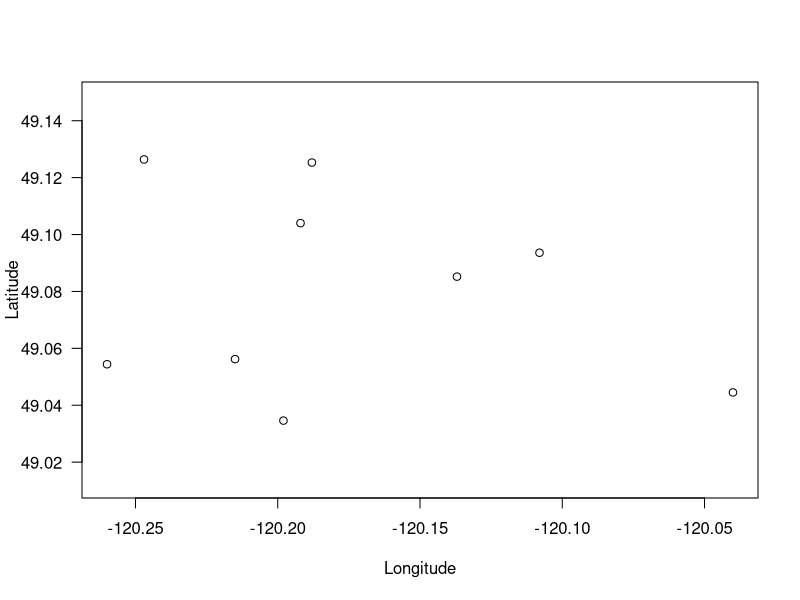

Generate this figure with R: (Note: this script raises an error after producing the figure.)
# GIS-extraction: A list of useful fucntions for GIS Operations in R
# Used to extract and collate GIS variables for camera trap analysis
# Started by M Fennell
# mitchfen@mail.ubc.ca

### 0. Setup ####
#Load Packages

list.of.packages <- c("raster",           # If you are working with Rasters this is essential
                      "osmdata",          # Access the OpenStreet map interface -> it is constantly updated
                      "sf",               # The go to package for spatial operations
                      "bcmaps",           # The BC specific resources
                      "spex",             # ?
                      "dplyr",            # Tidyverse package for data manipulation
                      "ggplot2",          # Plotting tools
                      "regeos",           # Spatial operation backend package
                      "spatialEco",       # Handy tools for spatial ecology
                      "MODIStools",       # Tool for extracting NDVI
                      "ggmap",            # Add background  
                      "ggsn",             # north arrow 
                      "ggspatial",        # scale bar
                     "cowplot",           # inset map
                      "leaflet")         # Tool for interactive maps!

# Check which ones you dont have
new.packages <- list.of.packages[!(list.of.packages %in% installed.packages()[,"Package"])]
#Install the ones you dont have
if(length(new.packages)) install.packages(new.packages)
# Load the packages
lapply(list.of.packages, require, character.only = TRUE)

###############################################################
### Load in your camera locations #############################

sta <- read.csv("Example locations/Example_Camera_Locations.csv", header=T)

# Plot them
plot(sta$Longitude, sta$Latitude, asp=T, las=1,
     xlab="Longitude", ylab="Latitude")

# The following code determines the best UTM for your data

mlong <- mean(sta$Longitude); mlat <- mean(sta$Latitude)

# UTM finder function
lonlat2UTM <-  function(lonlat) {
  utm <-  (floor((lonlat[1] + 180) / 6) %% 60) + 1
  if(lonlat[2] > 0) {
    utm + 32600
  } else{
    utm + 32700
  }
}

crs.utm <- lonlat2UTM(c(mlong,mlat))

## Convert your camera points into a shapefile using simple features (sf)
sta.wgs <- st_as_sf(sta, coords = c("Longitude", "Latitude"), crs=4326) # Note the CRS tells R that the projection is WGS1984

## Convert the lat long to UTM - st_transform
sta.utm <- st_transform(sta.wgs,crs=crs.utm) 

### Buffer these points by 50km to create an area of interest(AOI) 
tmp <- st_buffer(sta.utm, 50000)

# Get the bounding box coordinates
aoi.utm <- st_as_sfc(st_bbox(tmp))
aoi.wgs <- st_bbox(st_transform(aoi.utm, 4326))
#remove(tmp)

# Check your aoi is sensible
plot(st_geometry(aoi.utm))  # Plot the box
plot(st_geometry(sta.utm), add=T, col="red", pch=19) # Add your camera stations

st_write(aoi.utm, paste0("Exported_data/", "aoi_utm.shp"), append=F)






###########################################################
### 2. Extract OSM data ###################################

# ESSENTIAL - SEE OSM CATAEGORIES FOR DETAIL:

# https://wiki.openstreetmap.org/wiki/Map_features

# Create your bounding box
bb_wgs <- st_bbox(aoi.wgs)


# Highways represent all linear features
highway <- opq(bb_wgs) %>%
           add_osm_feature("highway") %>%
           osmdata_sf()

# Convert the extracted highways to the chosen UTM
lines.shp <- st_transform(highway$osm_lines, crs=crs(sta.utm))

# Plot in Base R
plot(st_geometry(lines.shp), col="grey2")
# Add camera stations
plot(st_geometry(sta.utm), add=T, col="red", pch=19) # Add your camera stations

# Plot using ggplot (commented out becasue this takes ages for me)
# ggplot(lines.shp, aes(color = osm_id)) +
#   geom_sf() +
#   theme(legend.position = "none")

########
# Filter OSM objects

# Look good? Now filter into desired categories
trails.shp = lines.shp %>%
  filter(highway %in% c("path","bridleway","footway"))

ggplot(lines.shp, aes(color = osm_id)) +
  geom_sf() +
  theme(legend.position = "none")

roads.shp = lines.shp %>%
  filter(highway %in% c("track","unclassified","service"))

ggplot(roads.shp, aes(color = osm_id)) + 
  geom_sf() +
  theme(legend.position = "none")

##############################
# Save shapefiles ############ 
dir.create("Exported_data")

# Save as shapefile [NOT WORKING]
#st_write(trails.shp, paste0("Exported_data/", "New_trails.shp"), append=F)
#st_write(roads.shp,  paste0("Exported_data/", "New_roads.shp"), append=F)
#st_write(lines.shp,  paste0("Exported_data/", "New_roads_trails.shp"), append=F)

colnames(trails.shp)
########################################
### 3. Extract elevation for points ####
# Currently using 25m 1:250000 BC Gov CDED DEM 
# (https://www2.gov.bc.ca/gov/content/data/geographic-data-services/topographic-data/elevation/digital-elevation-model)


# Download DEM for AOI
#extent_CATH_sf <- spex(extent_CATH, crs = CATH_crs)
DEM_raster<- (aoi = aoi.utm)
plot(DEM_raster)
# Check the stations are there!
plot(st_geometry(sta.wgs), add=T)

# Extract value from raster at each point and add it to your dataframe
sta$Elevation <- extract(DEM_raster, sta.wgs)

#alternative option if the area is not in BC (cded_raster only work for BC)



######################################################
# Extract distance to other polygons or lines


### 4. Extract distance to trails and roads (and both) ####
#trails
plot(trails.shp)

# Find the nearest object
nearest  <- st_nearest_feature(sta.utm, trails.shp)
# For each station, measure the distance to the nearest object and add it to the sta datafile
sta$d.TRL <-  st_distance(sta.utm, trails.shp[nearest,], by_element=TRUE)

#Repeat for roads
# Find the nearest object
nearest  <- st_nearest_feature(sta.utm, trails.shp)
# For each station, measure the distance to the nearest object and add it to the sta datafile
sta$d.ROAD <-  st_distance(sta.utm, roads.shp[nearest,], by_element=TRUE)

# Repeat for linear features
# Find the nearest object
nearest  <- st_nearest_feature(sta.utm, lines.shp)
# For each station, measure the distance to the nearest object and add it to the sta datafile
sta$d.LIN <-  st_distance(sta.utm, lines.shp[nearest,], by_element=TRUE)


######################################################
### 6. Calculate terrain ruggedness ##################
#VRM (Sappington et al 2007)

vrm3 <- vrm(DEM_raster, s=3) #Likely use this one
vrm5 <- vrm(DEM_raster, s=5)

# Extract value from raster at each point
sta$VRM <- extract(vrm3, sta.wgs)

### Save and export master ####

write.csv(sta, "Exported_data/Station_Spatial_covariates.csv", row.names = F)

######################################################
### 7. Make nice maps in R ##################

#check the coordinate
aoi.wgs

#maually copy coordinate here 
myLocation <- c(-120.96290, 48.56223, -119.31807, 49.59065) 

#add background
mad_map <- get_map(location=myLocation, maptype = "roadmap")

#check it load
plot(mad_map)

#you can pick different background 
??get_map # check mmaptype, some are not working 

#using ggmap to create background map 
(g1 <- ggmap(mad_map)+
   geom_sf(data=sta.wgs, inherit.aes = F)+
   ggtitle("My camera traps location"))

#You can change the coordinates above to "zoom"

#add some fake detection rate and species 
sta.wgs$detection <- c(1,5,6,2,3,4,8,9,10)
sta.wgs$species <- c("deer", "elephant", "deer",
                     "lion","dinosaur", "dinosaur",
                     "elephan", "lion","fish")

#group by species and summarise detection
sta.wgs_grp<- sta.wgs %>%
  group_by(species)%>%
  summarise(detection=sum(detection))%>%
  st_as_sf()

#add size and color
g1 <- ggmap(mad_map)+
 geom_sf(data=sta.wgs_grp, inherit.aes = F, aes(size=detection, color=detection))+
  scale_color_gradient(low="white", high="blue")+ #color bar
  scale_size_continuous(guide="none")+ #remove useless legend
  annotation_scale(location="bl", width_hint=0.3)+ # scale bar
  ggtitle("My detection")

#Now add a north arrow and plot the map.
north2(g1, x=.22, y=.3, symbol=9)
  
#Inset map
#select area we want in inset map
mapCan <- getData("GADM", country = "Canada",level = 1)
mapCan <- fortify(mapCan)

#create the inset map with a red rectangle of aoi (need to change coordinate)
g2 <- ggplotGrob(
  ggplot() +
  geom_polygon(data = mapCan, aes(x = long, y = lat, group = group),fill = "#b2b2b2", color = "black", size = 0.4) +
    coord_map() +
    theme_map() +
    theme(panel.background = element_rect(fill = NULL)) +
    geom_rect(
      aes(xmin = -120.96290, xmax = -119.31807, ymin = 48.56223, ymax = 49.59065), fill = NA, 
      col = "red", size = 1
    )
)
  
plot(g2)

#need to play with the coordinate of the map to make it nice, here it is just an example
g1<- g1+
  annotation_custom(grob = g2, xmin = -119.8, xmax = -119.4,
                    ymin = 48.6, ymax = 48.8)
north2(g1, x=.22, y=.3, symbol=9)

#quickly make a map for each species 
#I want a closer zoom so I change the ggmap location (you dont have to)

myLocation <- c(-120.27, 49.03, -120.03, 49.12) 

#add background
mad_map <- get_map(location=myLocation, maptype = "roadmap")

#plot map for each species and save map
unique<-unique(sta.wgs_grp$species)

#first create a folder "plot" in your working directory
for (i in unique){
  temp_map<-ggmap(mad_map)+
    geom_sf(data=subset(sta.wgs_grp, sta.wgs_grp$species==i), inherit.aes = F, aes(size=detection, color=detection))+
    ggtitle(i) 
  ggsave(paste0(i, ".png"), path="./plot/", height = 20, width = 20, units="cm")
}


#####################################
# Below not yet implemented



# ####################################################
# ### 4. Extract distance to water ###################
# # Using NRCAN CANVEC (https://maps.canada.ca/czs/index-en.html)
# 
# CATH_watercourse <- shapefile("D:/Mitch/Cathedral/3.Data/3.2 GIS/CANVEC_Water/watercourse_1.shp")
# CATH_waterbody <- shapefile("D:/Mitch/Cathedral/3.Data/3.2 GIS/CANVEC_Water/waterbody_2.shp")
# CATH_waterbody_line <- as(CATH_waterbody, "SpatialLinesDataFrame")
# 
# # Join waterbodies and watercourses (lakes and rivers/streams)
# CATH_water_combi <- raster::union(CATH_watercourse, CATH_waterbody_line)
# CATH_water_combi
# 
# # Re-project to UTM
# CATH_water_combi_proj <- spTransform(CATH_water_combi, CATH_crs)
# CATH_water_combi_proj
# 
# # Fix up points to match
# proj4string(CATH_points_sp) <- CRS("+init=epsg:4326 +proj=longlat +ellps=WGS84 +datum=WGS84 +no_defs +towgs84=0,0,0")
# CATH_points_sp_proj <- spTransform(CATH_points_sp, CATH_crs)
# CATH_points_sp_proj
# 
# # Extract distance to water
# CATH_dist_h2o <- cbind.data.frame(CATH_points$Site, CATH_points$Long, CATH_points$Lat)
# colnames(CATH_dist_h2o) <- c("Site", "Long", "Lat")
# 
# for (i in 1:nrow(CATH_points)){
#   tmp <- gDistance(CATH_points_sp_proj[i], CATH_water_combi_proj)
#   CATH_dist_h2o$d.H2O[i] <- tmp
# }
# 
# CATH_points_master <- left_join(CATH_points_master, CATH_dist_h2o)

